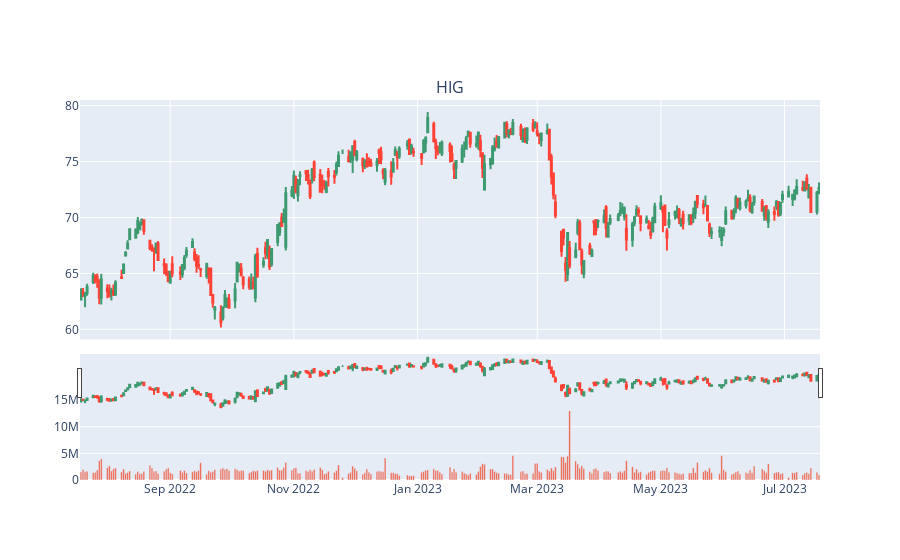

Here is the notebook cell this chart was saved with:
### Code cell
fig = make_subplots(rows=2,
                    cols=1,
                    shared_xaxes=True,
                    vertical_spacing=0.1,
                    subplot_titles=('HIG', 'Volume'),
                    row_width=[0.3, 0.7])
# candlestick
fig.add_trace(
    go.Candlestick(
        x=df_HIG.index,
        open=df_HIG.Open,
        high=df_HIG.High,
        low=df_HIG.Low,
        close=df_HIG.Close,
        showlegend=False),
    row=1,
    col=1
)

# volume
fig.add_trace(
    go.Bar(x=df_HIG.index,
           y=df_HIG.Volume,
           showlegend=False
          ),row=2,
    col=1
)


plotly.offline.iplot(fig, filename='jupyter-parametric_plot')

### Figure 1 — Plotly figure (JSON) as saved in the notebook; plotly's stock layout.template omitted (floating-point values rounded to 4 significant figures; data arrays with more than 128 entries replaced by an {"elided": "..."} marker saying what was removed)
{"data": [{"close": {"elided": "251 float values"}, "high": {"elided": "251 float values"}, "low": {"elided": "251 float values"}, "open": {"elided": "251 float values"}, "showlegend": false, "type": "candlestick", "x": {"elided": "251 str values"}, "xaxis": "x", "yaxis": "y"}, {"showlegend": false, "type": "bar", "x": {"elided": "251 str values"}, "xaxis": "x2", "y": {"elided": "251 int values"}, "yaxis": "y2"}], "layout": {"annotations": [{"font": {"size": 16}, "showarrow": false, "text": "HIG", "x": 0.5, "xanchor": "center", "xref": "paper", "y": 1, "yanchor": "bottom", "yref": "paper"}, {"font": {"size": 16}, "showarrow": false, "text": "Volume", "x": 0.5, "xanchor": "center", "xref": "paper", "y": 0.27, "yanchor": "bottom", "yref": "paper"}], "xaxis": {"anchor": "y", "domain": [0, 1], "matches": "x2", "showticklabels": false}, "xaxis2": {"anchor": "y2", "domain": [0, 1]}, "yaxis": {"anchor": "x", "domain": [0.37, 1]}, "yaxis2": {"anchor": "x2", "domain": [0, 0.27]}}}
